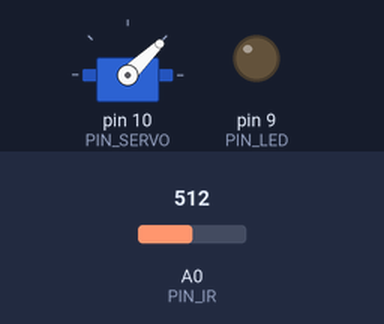
A sketch run on a simulated Arduino Uno, built with avr-gcc and run on an emulated ATmega328P. Parts: servo, output pins drawn as LEDs (lit = HIGH). The inputs (shaded band) are chosen by the test bench; at power-on: A0 (PIN_IR) = 512. What the sketch prints to the serial monitor is not drawn.

Above: at 1.01 s.
1.3 s: A0 (PIN_IR) set to 122
3.1 s: A0 (PIN_IR) set to 13
4.6 s: A0 (PIN_IR) set to 10
At 6.8 s:
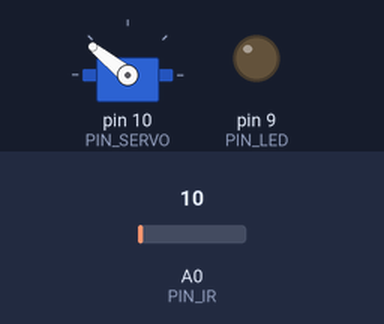
7.6 s: A0 (PIN_IR) set to 265
At 9.0 s:
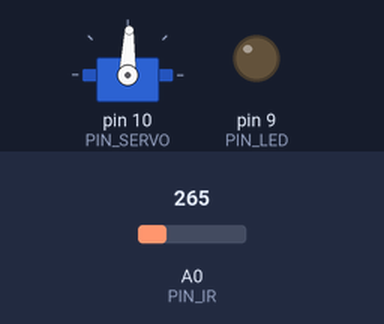
Timing chart, 0 to 10.6 s (numbered marks = the images above; inputs shaded):
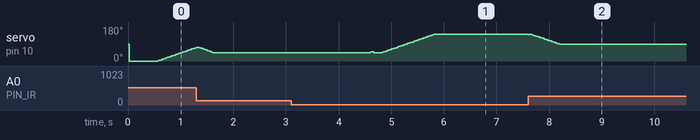

The sketch:

22P06_20203147.ino
```cpp
#include <Servo.h>

/////////////////////////////
// Configurable parameters //
/////////////////////////////

// Arduino pin assignment
#define PIN_LED 9
#define PIN_SERVO 10
#define PIN_IR A0

// Framework setting
#define _DIST_TARGET 255
#define _DIST_MIN 10
#define _DIST_MAX 410

// Distance sensor
#define _DIST_ALPHA 0.3

// Servo range
#define _DUTY_MIN 1000
#define _DUTY_NEU 1450
#define _DUTY_MAX 2000

// Servo speed control
#define _SERVO_ANGLE 30
#define _SERVO_SPEED 30

// Event periods
#define _INTERVAL_DIST 20
#define _INTERVAL_SERVO 20
#define _INTERVAL_SERIAL 100

// PID parameters
#define _KP 1.5

//filter
#define LENGTH 30
#define k_LENGTH 8
#define Horizontal_Angle 2160
#define Max_Variable_Angle 100

//////////////////////
// global variables //
//////////////////////

// Servo instance
Servo myservo;
// Distance sensor
float dist_target;
float dist_raw, dist_ema, ir_filtered_dist, alpha, dist_cali;

// Event periods
unsigned long last_sampling_time_dist, last_sampling_time_servo, last_sampling_time_serial;
bool event_dist, event_servo, event_serial;

// Servo speed control
int duty_chg_per_interval;
int duty_target, duty_curr, duty_neutral;

// PID variables
float error_curr, error_prev, control, pterm, dterm, iterm;

int a, b; // unit: mm
int correction_dist, iter;
float dist_list[LENGTH], sum;


void setup() {
// initialize GPIO pins for LED and attach servo
  pinMode(PIN_LED, OUTPUT);
  myservo.attach(PIN_SERVO);
// initialize global variables
  last_sampling_time_dist = last_sampling_time_servo = last_sampling_time_serial = 0;
  event_dist = event_servo = event_serial = false;
  dist_target = _DIST_TARGET;
  duty_neutral = _DUTY_NEU;

  a = 70;
  b = 370;
  correction_dist = 0;
  iter = 0; sum = 0;
  alpha = _DIST_ALPHA;

// move servo to neutral position
  myservo.writeMicroseconds(_DUTY_NEU);
// initialize serial port
  Serial.begin(57600);
// convert angle speed into duty change per interval.
  duty_chg_per_interval = int((_DUTY_MAX - _DUTY_MIN) * (_SERVO_SPEED / _SERVO_ANGLE) * (float(_INTERVAL_SERVO) / 1000.0));
}


void loop() {
/////////////////////
// Event generator //
/////////////////////
  unsigned long time_curr = millis();
  if(time_curr >= last_sampling_time_dist + _INTERVAL_DIST) {
    last_sampling_time_dist += _INTERVAL_DIST;
    event_dist = true;
  }
  if(time_curr >= last_sampling_time_servo + _INTERVAL_SERVO) {
    last_sampling_time_servo += _INTERVAL_SERVO;
    event_servo = true;
  }
  if(time_curr >= last_sampling_time_serial + _INTERVAL_SERIAL) {
    last_sampling_time_serial += _INTERVAL_SERIAL;
    event_serial = true;
  }


////////////////////
// Event handlers //
////////////////////

  if(event_dist) {
    event_dist = false;
  // get a distance reading from the distance sensor
    float ir_filtered_dist = ir_distence_filter();

  // PID control logic
    error_curr = dist_target - ir_filtered_dist;
    pterm = _KP * error_curr;
    control = pterm;

  // duty_target = f(duty_neutral, control)
    duty_target = duty_neutral + control;

  // keep duty_target value within the range of [_DUTY_MIN, _DUTY_MAX]
    if (duty_target < _DUTY_MIN) {
      duty_target = _DUTY_MIN;
    }else if (duty_target > _DUTY_MAX) {
      duty_target = _DUTY_MAX;
    }
  }

  if(event_servo) {
    event_servo = false;
    // adjust duty_curr toward duty_target by duty_chg_per_interval
    if(duty_target > duty_curr) {
      duty_curr += duty_chg_per_interval;
      if(duty_curr > duty_target) duty_curr = duty_target;
    }
    else {
      duty_curr -= duty_chg_per_interval;
      if(duty_curr < duty_target) duty_curr = duty_target;
    }

    // update servo position
    myservo.writeMicroseconds(duty_curr);
  }

  if(event_serial) {
    event_serial = false;
    Serial.print("dist_ir:");
    Serial.print(dist_cali);
    Serial.print(",pterm:");
    Serial.print(map(pterm,-1000,1000,510,610));
    Serial.print(",duty_target:");
    Serial.print(map(duty_target, 1000, 2000, 410, 510));
    Serial.print(",duty_curr:");
    Serial.print(map(duty_curr, 1000, 2000, 410, 510));
    Serial.print(",Min:100,Low:200,dist_target:255,High:310,Max:410");
    Serial.print(",dist_ema:");
    Serial.println(dist_ema);
  }
}

float ir_distance(void)
{
  float val;
  float volt = float(analogRead(PIN_IR));
  val = ((6762.0/(volt-9.0))-4.0) * 10.0;
  return val;
}

float ir_distence_filter() {
  sum = 0;
  iter = 0;
  dist_raw = ir_distance();
  while (iter < LENGTH)
  {
    dist_list[iter] = 100 + 300.0 / (b - a) * (dist_raw - a);
    sum += dist_list[iter];
    iter++;
  }

  for (int i = 0; i < LENGTH-1; i++){
    for (int j = i+1; j < LENGTH; j++){
      if (dist_list[i] > dist_list[j]) {
        float tmp = dist_list[i];
        dist_list[i] = dist_list[j];
        dist_list[j] = tmp;
      }
    }
  }

  for (int i = 0; i < k_LENGTH; i++) {
    sum -= dist_list[i];
  }
  for (int i = 1; i <= k_LENGTH; i++) {
    sum -= dist_list[LENGTH-i];
  }

  dist_cali = sum/(LENGTH-2*k_LENGTH);

  dist_ema = alpha * dist_cali + (1 - alpha) * dist_ema;

  return dist_ema;
}
```

Measured:
- the behaviour switches between 12 and 11 on A0 (PIN_IR) (found by bisection; images 0 and 1)
- after the input at 3.1 s, every drawn part: stays the same
